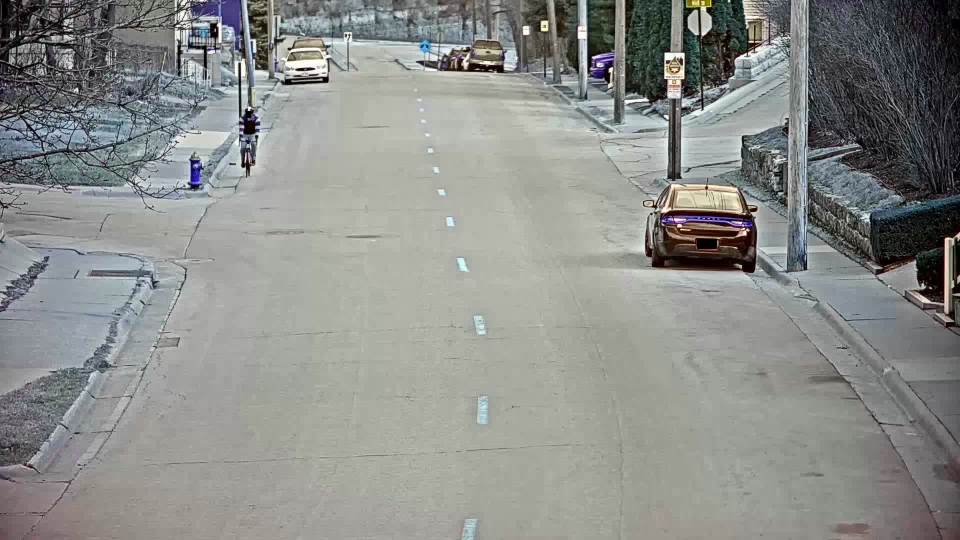
#> input picture W2/imagenamespace_4.png, 1920 x 1080 px, given in place of roi.jpg, which was not available (shown at 1/2 size)
$ python task1.py   (older library calls are emulated)
#> lines starting #> are read from the running program, lines starting #| are printed output that depends on the picture; after the words box and inside, x2 and y2 are one past the last pixel; in counts of white or black regions, pixels touching at a corner belong together; pictures that were not available may be replaced by others from this repository, and a replacement may not be noted
### W2/utilsw2.py
import cv2
import os
import glob
import pickle as pkl
import imageio
import numpy as np
from tqdm import tqdm
from scipy import ndimage
from BoundingBox import *


def GetGaussianModel(frames_path, number_frames, color_space=cv2.COLOR_BGR2GRAY,
                     mu_file=f"../W2/task1_1/mu.pkl", sigma_file=f"../W2/task1_1/sigma.pkl"):
#> called with frames_path = '../datasets/frames/', number_frames = 0, color_space = 6, mu_file = '../W2/task1_1/mu.pkl', sigma_file = '../W2/task1_1/sigma.pkl'
    if os.path.isfile(mu_file) and os.path.isfile(sigma_file):
        mu = pkl.load(open(mu_file, "rb"))
#> (reads W2/task1_1/mu.pkl from the repository)
        sigma = pkl.load(open(sigma_file, "rb"))
#> (reads W2/task1_1/sigma.pkl from the repository)
        print(f"Loading {mu_file} and {sigma_file}")
        return mu, sigma

    p25_frames = int(number_frames * 0.25)
    img = cv2.imread(frames_path + '/frame_0001.jpg')
    img = cv2.cvtColor(img, color_space)
    # cv2.imshow("test", img)
    # cv2.waitKey()

    img = np.expand_dims(img, -1)

    rng = round(p25_frames)

    frames = []
    i = 0
    print('Reading frames...')
    imga = np.zeros((p25_frames, *img.shape)).astype(np.float32)
    for x in range(0, p25_frames):
        if i < rng:
            img = cv2.imread(frames_path + ('/frame_{:04d}.jpg'.format(i + 1)))
            frames.append(img)
            imga[i, ...] = np.expand_dims(cv2.cvtColor(img, color_space).astype(np.float32), -1)
            i = i + 1

    print('Done.')
    # Estimate the median of the images to substract the background
    print('Calculating mean image...')
    mu = np.mean(imga, axis=(0, -1), dtype=np.float32)
    print('Calculating std image...')
    sigma = np.std(imga, axis=(0, -1), dtype=np.float32)

    pkl.dump(mu, open(mu_file, "wb"))
    pkl.dump(sigma, open(sigma_file, "wb"))

    return mu, sigma


# [44 lines left out: function remove_bg3, not called in this run]


def remove_bg(
        mu,
        sigma,
        alpha,
        frames_path,
        initial_frame,
        final_frame,
        animation=False,
        rho=0.2,
        color_space=cv2.COLOR_BGR2GRAY, channels=(0)):
#> called with alpha = 2, frames_path = '../datasets/frames/', initial_frame = 0, final_frame = 100, animation = True, rho = 0.2, color_space = 6, channels = 0
    roi = cv2.imread('datasets/AICity_data/train/S03/c010/roi.jpg', cv2.IMREAD_GRAYSCALE)
#> roi: shape (1080, 1920); min 0, max 255, mean 140.1
    c = 0
    det_bb = []
    for i in tqdm(range(initial_frame, final_frame)):
        # read image
        img = cv2.imread(frames_path + ('/frame_{:04d}.jpg'.format(i + 1)))
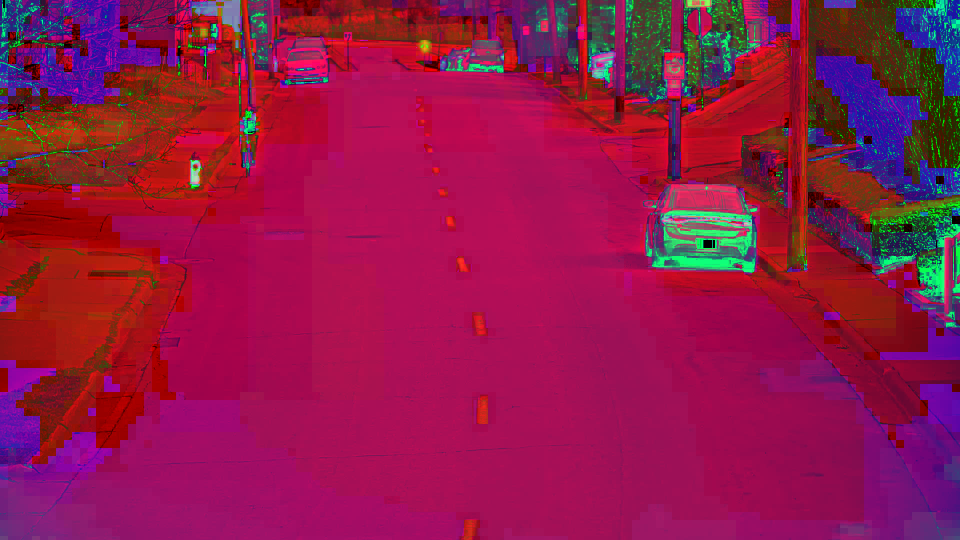
#> input picture W2/imagenamespace_40.png, 1920 x 1080 px, given in place of frame_0001.jpg, which was not available (shown at 1/2 size)
#> img is the input picture: shape (1080, 1920, 3); mean B, G, R 73.8, 23.8, 144.3
        img = cv2.cvtColor(img, color_space).astype(np.float32)
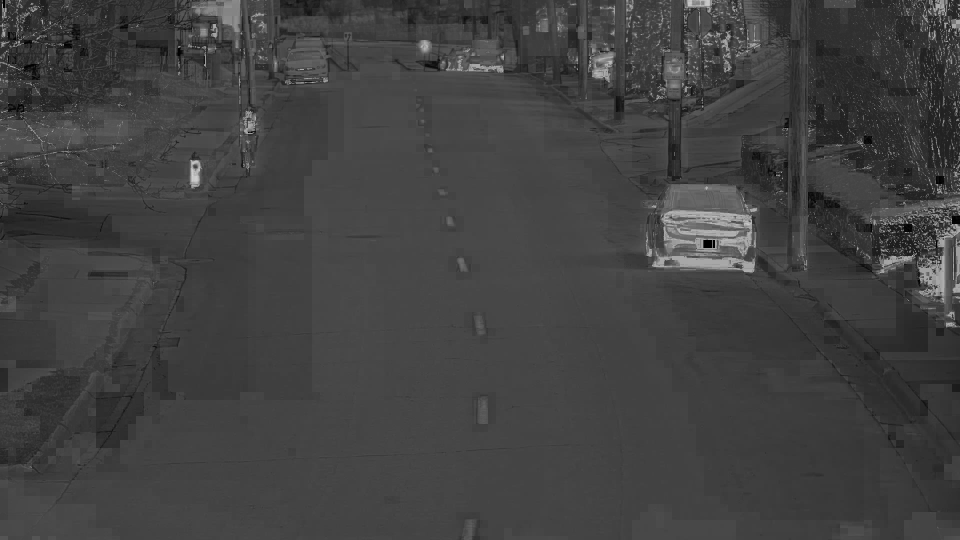
#> img: shape (1080, 1920) float32 (shown at 1/2 size); min 0, max 216, mean 65.5

        if i == initial_frame and animation:
            sx, sy = np.int(np.shape(img)[0] / 4), np.int(np.shape(img)[1] / 4)
#> sx = 270; sy = 480
            frames = np.zeros((final_frame - initial_frame, sx, sy))

        frame = np.zeros(np.shape(img))

        frame[np.abs(img - mu) >= alpha * (sigma + 2)] = 1
        frame[np.abs(img - mu) < alpha * (sigma + 2)] = 0

        # cv2.imshow("s", frame)
        # cv2.waitKey()
        if len(frame.shape) != 2:
            frame = frame[:, :, channels]
            frame = frame.sum(-1)
            max_v = frame.max()
            frame[frame == max_v] = 255
            frame[frame != 255] = 0
            frame = frame & roi

        # frame = np.ascontiguousarray(frame).astype("uint8")

        if animation:
            # cv2.imshow("s", frame)
            # cv2.waitKey()
            rframe = cv2.resize(frame, (sy, sx))
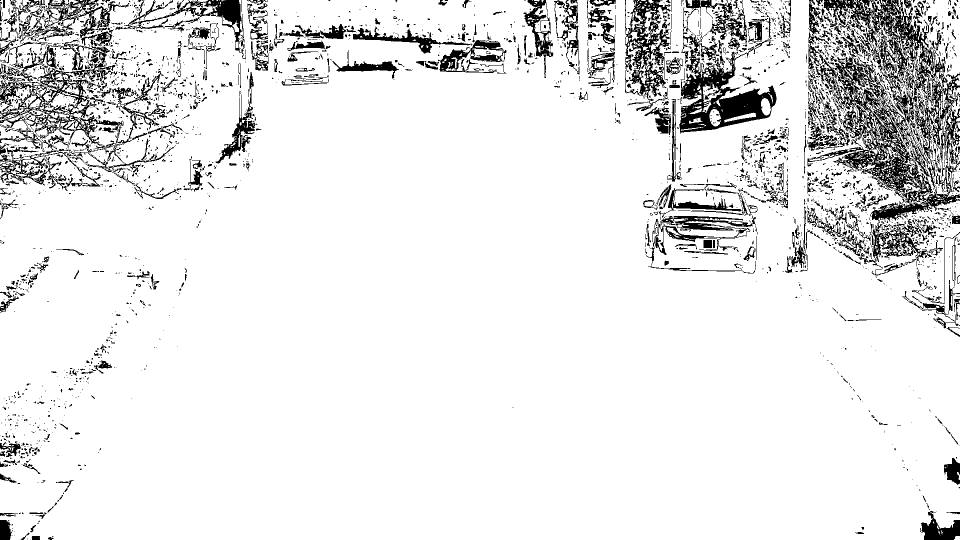
#> frame: shape (1080, 1920) float64 (shown at 1/2 size); values 0 (black) and 1 (white), 90.3% white; 3115 black regions (2519 under 20 px), largest, box (x1, y1, x2, y2) and area: (1615, 0, 1920, 443) 44941, (0, 0, 348, 373) 22355, (1358, 14, 1553, 268) 14757

            frames[c, ...] = rframe
        c += 1

        det, im = fg_segmentation_to_boxes(frame, i, img)
        det_bb.append(det)

    # cv2.imshow("s", frame)
    # cv2.waitKey()
    if animation:
        frames_to_gif('bg_removal_a{}_p{}_{}.gif'.format(alpha, rho, color_space), frames)

    return det_bb


# [71 lines left out: functions remove_background, denoise_bg, bg_estimation, not called in this run]


def fg_segmentation_to_boxes(frame, i, img, box_min_size=(10, 10), cls='car'):
#> called with i = 0, box_min_size = (10, 10)
    frame = np.ascontiguousarray(frame * 255).astype(np.uint8)
#> frame: shape (1080, 1920); 90.3% white; 3115 black regions (2519 under 20 px)
    contours, _ = cv2.findContours(frame, cv2.RETR_EXTERNAL, cv2.CHAIN_APPROX_NONE)
#> contours = 1363 contours, 1255 with area under 20; largest, box (x1, y1, x2, y2) and area: (0, 0, 1920, 1080) 1937544, (1802, 0, 1920, 252) 12074, (1774, 146, 1920, 398) 10832, (0, 172, 66, 227) 1257, (1251, 81, 1284, 190) 1156
    frame_dets = []
    foreground_mask_bbs = np.zeros(np.shape(frame))
    j = 1
    for con in contours:
        (x, y, w, h) = cv2.boundingRect(con)
        if w > 110 and h > 110:
            frame_dets.append(BoundingBox(int(i), None, 'car', x, y, x + w, y + h, 1))
            j = j + 1
            cv2.rectangle(img, (x, y), (x + w, y + h), (0, 255, 0), thickness=2)
#> this loop made 1363 passes
#> (x, y, w, h) on passes 1, 2, 3, 4, 5, 6, 9, 10, 11, 12, 13, 14: (102, 1077, 1, 1), (78, 1074, 1, 1), (1908, 1072, 12, 8), (1881, 1071, 1, 1), (1882, 1062, 4, 7), (1877, 1061, 3, 8), (1874, 1051, 5, 8), (1866, 1043, 3, 4), (12, 1043, 1, 1), (1861, 1024, 2, 3), (1919, 966, 1, 1), (10, 957, 6, 3)
#> (con, x, y, w, h) on passes 7, 8, 15, 18, 22, 33: ([[1882, 1060], [1883, 1060]], 1882, 1060, 2, 1), ([[1880, 1057], [1881, 1057]], 1880, 1057, 2, 1), ([[7, 955], [8, 955]], 7, 955, 2, 1), ([[1895, 931], [1895, 932]], 1895, 931, 1, 2), ([[36, 890], [36, 891]], 36, 890, 1, 2), ([[29, 596], [30, 596]], 29, 596, 2, 1)
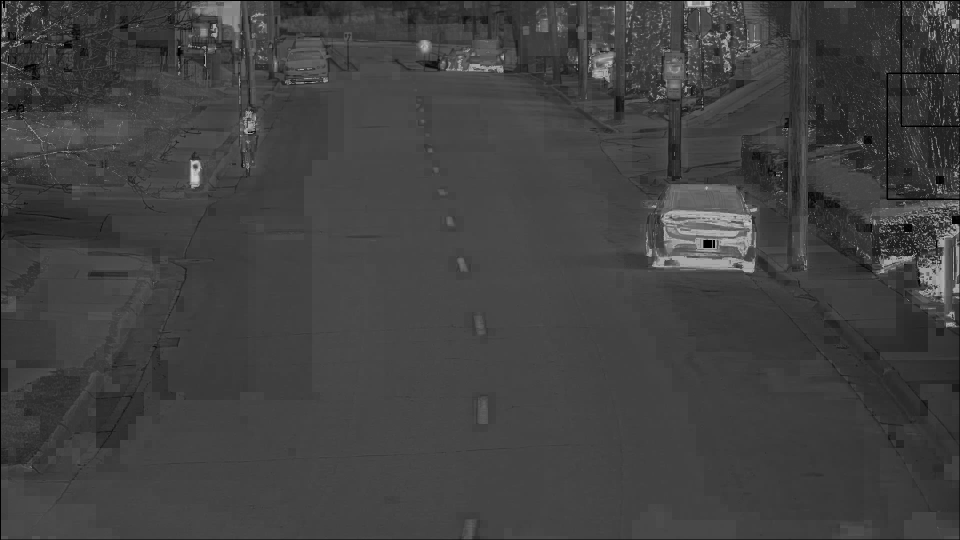
#> img: shape (1080, 1920) float32 (shown at 1/2 size); 0.56% of pixels changed, all inside (x1, y1, x2, y2) = (0, 0, 1920, 1080)
#> after the loop, frame_dets = 3 items; j = 4

    return frame_dets, img


# [64 lines left out: functions frames_to_gif, animation_2bb, not called in this run]

### W2/BoundingBox.py
class BoundingBox:

    def __init__(self, frame, id, label, xtl, ytl, xbr, ybr, confidence = 0):
        self.frame = frame
        self.id = id
        self.label = label
        self.xtl = xtl
        self.ytl = ytl
        self.xbr = xbr
        self.ybr = ybr
        self.confidence = confidence

    @property
    def bbox(self):
        return [self.xtl, self.ytl, self.xbr, self.ybr]

    @property
    def width(self):
        return abs(self.xbr - self.xtl)

    @property
    def height(self):
        return abs(self.ybr - self.ytl)

    @property
    def area(self):
        return self.width * self.height

    @property
    def center(self):
        return (int((self.xtl + self.xbr) / 2), int((self.ytl + self.ybr) / 2))

    def __str__(self):
        return f'frame={self.frame}, id={self.id}, label={self.label}, bbox={self.bbox}, confidence={self.confidendce}'

### W2/task1.py
import matplotlib as plt
from utilsw2 import *
from Reader import *
import cv2
from Adapted_voc_evaluation import *
path_to_video = '../datasets/AICity_data/train/S03/c010/vdo.avi'
path_to_frames = '../datasets/frames/'
results_path = '../Results/Task1_1'
path_to_roi = '../datasets/AICity_data/train/S03/c010/roi.jpg'

def task1_1(result_path, path_video, save_frames, color_space=cv2.COLOR_BGR2GRAY):

    if(save_frames):
        vidcap = cv2.VideoCapture(path_to_video)
        success, image = vidcap.read()
        count = 1
        if not os.path.exists(path_to_frames):
            os.makedirs(path_to_frames)
        while success:
            cv2.imwrite(path_to_frames + "frame_{:04d}.jpg".format(count), image)  # save frame as JPEG file
            success, image = vidcap.read()
            count += 1

        print("Finished saving")

    video_n_frames = len(glob.glob1(path_to_frames, "*.jpg"))

    # this is very time consuming, we should avoid comuting it more than once.
    mu, sigma = GetGaussianModel(path_to_frames, video_n_frames,color_space)

    det_bb = remove_bg(mu,
                       sigma,
                       2,
                       path_to_frames,
                       int(video_n_frames * 0.25),
                       int(video_n_frames*0.25 +100),
                       animation=True,
                       color_space=color_space)
#> in remove_bg, `det, im = fg_segmentation_to_boxes(frame, i, img)`: det = 3 items

    reader = AICityChallengeAnnotationReader(path='datasets/AICity_data/train/S03/c010/gt/gt.txt',initFrame=int(video_n_frames * 0.25), finalFrame=int(video_n_frames*0.25 +100))
    gt = reader.get_annotations(classes=['car'], only_not_parked=True)

    bb_gt = []
    # for frame in gt.keys():
    for frame in range(int(video_n_frames * 0.25),  int(video_n_frames*0.25 +100)):
        annotations = gt.get(frame, [])
        bb_gt.append(annotations)


    ap, prec, rec = mean_average_precision(bb_gt , det_bb)
    print(ap)

if __name__ == '__main__':
#> (the run stopped early here; a loop or call above may not have finished)
